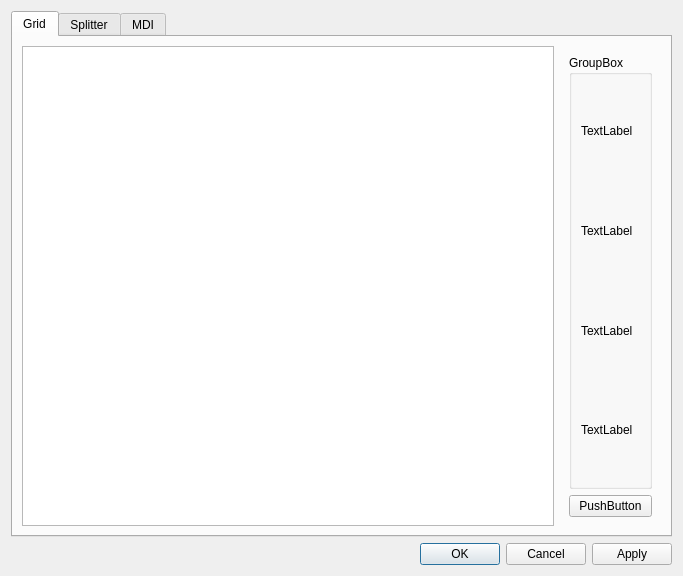
<?xml version="1.0" encoding="UTF-8"?>
<ui version="4.0">
 <class>NewProjectDialog</class>
 <widget class="QDialog" name="NewProjectDialog">
  <property name="geometry">
   <rect>
    <x>0</x>
    <y>0</y>
    <width>683</width>
    <height>576</height>
   </rect>
  </property>
  <property name="windowTitle">
   <string>Design Window</string>
  </property>
  <layout class="QVBoxLayout" name="verticalLayout_6">
   <item>
    <widget class="QTabWidget" name="tabWidget">
     <property name="currentIndex">
      <number>0</number>
     </property>
     <widget class="QWidget" name="tab_1">
      <attribute name="title">
       <string>Grid</string>
      </attribute>
      <layout class="QVBoxLayout" name="verticalLayout_3">
       <item>
        <layout class="QHBoxLayout" name="horizontalLayout">
         <item>
          <widget class="VideoGridTableView" name="tableView">
           <property name="sizePolicy">
            <sizepolicy hsizetype="Expanding" vsizetype="Expanding">
             <horstretch>0</horstretch>
             <verstretch>0</verstretch>
            </sizepolicy>
           </property>
          </widget>
         </item>
         <item>
          <widget class="QWidget" name="widget" native="true">
           <layout class="QVBoxLayout" name="verticalLayout_2">
            <item>
             <widget class="QGroupBox" name="groupBox">
              <property name="title">
               <string>GroupBox</string>
              </property>
              <layout class="QVBoxLayout" name="verticalLayout">
               <item>
                <widget class="QLabel" name="label">
                 <property name="text">
                  <string>TextLabel</string>
                 </property>
                </widget>
               </item>
               <item>
                <widget class="QLabel" name="label_2">
                 <property name="text">
                  <string>TextLabel</string>
                 </property>
                </widget>
               </item>
               <item>
                <widget class="QLabel" name="label_3">
                 <property name="text">
                  <string>TextLabel</string>
                 </property>
                </widget>
               </item>
               <item>
                <widget class="QLabel" name="label_4">
                 <property name="text">
                  <string>TextLabel</string>
                 </property>
                </widget>
               </item>
              </layout>
             </widget>
            </item>
            <item>
             <widget class="QPushButton" name="pushButton">
              <property name="text">
               <string>PushButton</string>
              </property>
             </widget>
            </item>
           </layout>
          </widget>
         </item>
        </layout>
       </item>
      </layout>
     </widget>
     <widget class="QWidget" name="tab_2">
      <attribute name="title">
       <string>Splitter</string>
      </attribute>
      <layout class="QVBoxLayout" name="verticalLayout_4">
       <item>
        <widget class="QGroupBox" name="groupBox_2">
         <property name="title">
          <string>GroupBox</string>
         </property>
         <layout class="QGridLayout" name="gridLayout">
          <item row="0" column="0">
           <widget class="QLabel" name="label_two">
            <property name="text">
             <string>TextLabel</string>
            </property>
           </widget>
          </item>
          <item row="0" column="1">
           <widget class="QLabel" name="label_four">
            <property name="text">
             <string>TextLabel</string>
            </property>
           </widget>
          </item>
          <item row="1" column="0">
           <widget class="QLabel" name="label_six">
            <property name="text">
             <string>TextLabel</string>
            </property>
           </widget>
          </item>
          <item row="1" column="1">
           <widget class="QLabel" name="label_eight">
            <property name="text">
             <string>TextLabel</string>
            </property>
           </widget>
          </item>
         </layout>
        </widget>
       </item>
      </layout>
     </widget>
     <widget class="QWidget" name="tab_3">
      <attribute name="title">
       <string>MDI</string>
      </attribute>
      <layout class="QVBoxLayout" name="verticalLayout_5">
       <item>
        <widget class="QGroupBox" name="groupBox_3">
         <property name="title">
          <string>GroupBox</string>
         </property>
        </widget>
       </item>
      </layout>
     </widget>
    </widget>
   </item>
   <item>
    <widget class="QDialogButtonBox" name="buttonBox">
     <property name="orientation">
      <enum>Qt::Horizontal</enum>
     </property>
     <property name="standardButtons">
      <set>QDialogButtonBox::Apply|QDialogButtonBox::Cancel|QDialogButtonBox::Ok</set>
     </property>
    </widget>
   </item>
  </layout>
 </widget>
 <customwidgets>
  <customwidget>
   <class>VideoGridTableView</class>
   <extends>QTableView</extends>
   <header location="global">videogridtableview.h</header>
  </customwidget>
 </customwidgets>
 <resources/>
 <connections>
  <connection>
   <sender>buttonBox</sender>
   <signal>accepted()</signal>
   <receiver>NewProjectDialog</receiver>
   <slot>accept()</slot>
   <hints>
    <hint type="sourcelabel">
     <x>248</x>
     <y>254</y>
    </hint>
    <hint type="destinationlabel">
     <x>157</x>
     <y>274</y>
    </hint>
   </hints>
  </connection>
  <connection>
   <sender>buttonBox</sender>
   <signal>rejected()</signal>
   <receiver>NewProjectDialog</receiver>
   <slot>reject()</slot>
   <hints>
    <hint type="sourcelabel">
     <x>316</x>
     <y>260</y>
    </hint>
    <hint type="destinationlabel">
     <x>286</x>
     <y>274</y>
    </hint>
   </hints>
  </connection>
 </connections>
</ui>
